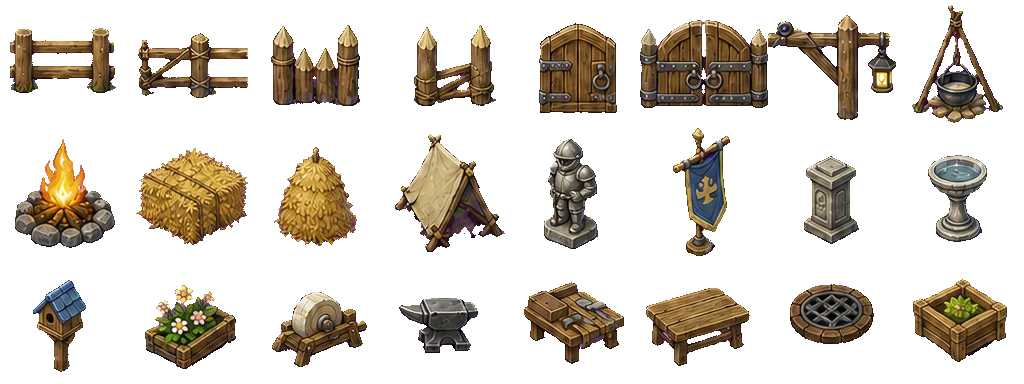
#> input picture asset/MAPS/decorations/128x128-tile_8x3.webp, 1024 x 384 px, found by its file name
$ python build-ambient-decoration-sheets.py
#> lines starting #> are read from the running program, lines starting #| are printed output that depends on the picture; after the words box and inside, x2 and y2 are one past the last pixel; in counts of white or black regions, pixels touching at a corner belong together
"""Build the looping ambient sheets for animated decorations (campfire, cauldron,
lantern post, village banner, stone birdbath) from the static decoration sheet.

Two sources:
- video: frames pulled from a Magnific image-to-video loop rendered on #FF00FF
  (asset/Originals/decorations/ambient/<name>/<i>.jpg, 1440px, the 128px sprite
  was drawn 6x at (128,128) in a 1024 key image). Only the moving fire/bubble
  pixels are taken from the video; everything else stays the original sprite.
- procedural: frames derived from the original sprite itself (flame flicker,
  cloth wave, water shimmer), so no generation noise reaches the game.

Output: godot/asset/MAPS/decorations/128x128-tile_8x5-decorations-ambient.webp, one row
of 8 frames per object in ROWS order. Needs Pillow + numpy.
  python scripts/art/build-ambient-decoration-sheets.py
"""
import math
import os
import numpy as np
from PIL import Image
import sys
from pathlib import Path

sys.path.insert(0, str(Path(__file__).resolve().parents[1] / "lib"))
from game_webp import save_game_webp  # noqa: E402

ROOT = os.path.abspath(os.path.join(os.path.dirname(__file__), "..", ".."))
SHEET = os.path.join(ROOT, "godot", "asset", "MAPS", "decorations", "128x128-tile_8x3.webp")
ORIGINALS = os.path.join(ROOT, "asset", "Originals", "decorations", "ambient")
OUT = os.path.join(ROOT, "godot", "asset", "MAPS", "decorations", "128x128-tile_8x5-decorations-ambient.webp")
CELL, FRAMES = 128, 8

# (name, source frame in the 8x3 decoration sheet, builder)
ROWS = [("campfire", 8, "fire"), ("cooking-cauldron", 7, "bubbles"), ("lantern-post", 6, "lantern"),
        ("village-banner", 13, "banner"), ("stone-birdbath", 15, "water")]


def source_cell(frame):
#> called with frame = 8
    sheet = Image.open(SHEET).convert("RGBA")
#> sheet is the input picture: PIL image 1024x384 RGBA; mean R, G, B, A 41.2, 34.2, 25.1, 72.3
    x, y = (frame % 8) * CELL, (frame // 8) * CELL
    return np.array(sheet.crop((x, y, x + CELL, y + CELL))).astype(np.float64)
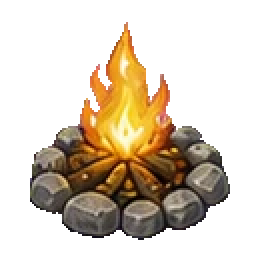
#> returned value: shape (128, 128, 4) float64 (shown 2 times larger); mean of channels 0, 1, 2, 3 61.2, 48.2, 31.7, 90.2; transparent parts drawn white


def video_cell(name, index):
    im = Image.open(os.path.join(ORIGINALS, name, f"{index}.jpg")).convert("RGB")
    im = im.resize((1024, 1024), Image.LANCZOS).crop((128, 128, 896, 896)).resize((CELL, CELL), Image.LANCZOS)
    return np.array(im).astype(np.float64)


def fire_mask(rgb):
    r, g, b = rgb[..., 0], rgb[..., 1], rgb[..., 2]
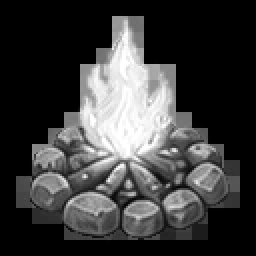
#> r: shape (128, 128) float64 (shown 2 times larger); min 0, max 255, mean 61.2
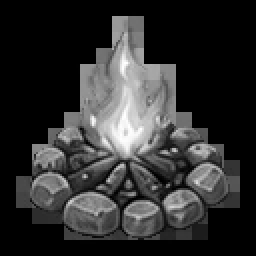
#> g: shape (128, 128) float64 (shown 2 times larger); min 0, max 255, mean 48.2
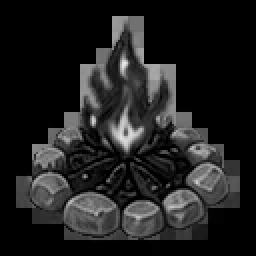
#> b: shape (128, 128) float64 (shown 2 times larger); min 0, max 235, mean 31.7
    return (r > 170) & (g > 70) & (r - b > 90) & (g - b > 20)
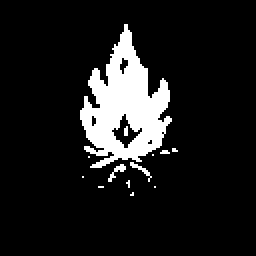
#> returned value: shape (128, 128) bool (shown 2 times larger); 10.8% white; 13 white regions (10 under 20 px), largest, box (x1, y1, x2, y2) and area: (40, 12, 86, 84) 1687, (54, 82, 63, 91) 27, (65, 81, 76, 91) 26


def fire_frames(name, frame, region=None):
    """Original sprite with its flames replaced by the video's flames."""
    orig = source_cell(frame)
    old_fire = fire_mask(orig[..., :3]) & (orig[..., 3] > 0)
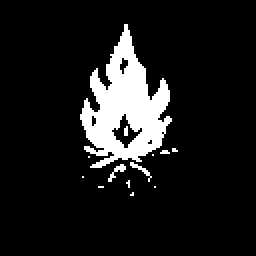
#> old_fire: shape (128, 128) bool (shown 2 times larger); 10.5% white; 13 white regions (10 under 20 px), largest, box (x1, y1, x2, y2) and area: (40, 12, 86, 84) 1630, (54, 82, 63, 91) 27, (65, 81, 76, 91) 26
    frames = []
    for i in range(FRAMES):
        v = video_cell(name, i)
        new_fire = fire_mask(v)
        if region is not None:
            new_fire &= region
        out = orig.copy()
        # Where the old flame was and the new one is not, show the video's own
        # (keyed) pixels: logs/pot behind the flame or transparency.
        r, g, b = v[..., 0], v[..., 1], v[..., 2]
        video_bg = ((r - g > 45) & (b - g > 45)) | (b - g > 25)
        gone = old_fire & ~new_fire
        out[gone, :3] = v[gone]
        out[gone, 3] = np.where(video_bg[gone], 0, 255)
        out[new_fire, :3] = v[new_fire]
        out[new_fire, 3] = 255
        frames.append(out)
    return frames


# [124 lines left out: functions add_bubbles, lantern_frames, dilate, banner_frames, water_frames, _load_despill, not called in this run]


def main():
    rows = []
    for name, frame, kind in ROWS:
        if kind == "fire":
            frames = fire_frames(name, frame)
        elif kind == "bubbles":
            # Only the pot mouth and the small fire under it animate.
            region = np.zeros((CELL, CELL), bool)
            region[55:115, 25:105] = True
            frames = add_bubbles(fire_frames(name, frame, region), frame)
        elif kind == "lantern":
            frames = lantern_frames(frame)
        elif kind == "banner":
            frames = banner_frames(frame)
        else:
            frames = water_frames(frame)
        rows.append(np.concatenate(frames, axis=1))
        print(f"{name}: {len(frames)} frames")
    sheet = np.concatenate(rows, axis=0).astype(np.uint8)
    # Smoke and embers that blended with the #FF00FF video background come out
    # pink; repaint them from their neighbours like any chroma-key fringe.
    despill = _load_despill()
    despill.MIN_BLUE_OVER_GREEN = 18
    sheet, _ = despill.fix(sheet, 6, everywhere=True)
    save_game_webp(Image.fromarray(sheet, "RGBA"), OUT)
    print(OUT)


if __name__ == "__main__":
#> (the run stopped early here; a loop or call above may not have finished)
